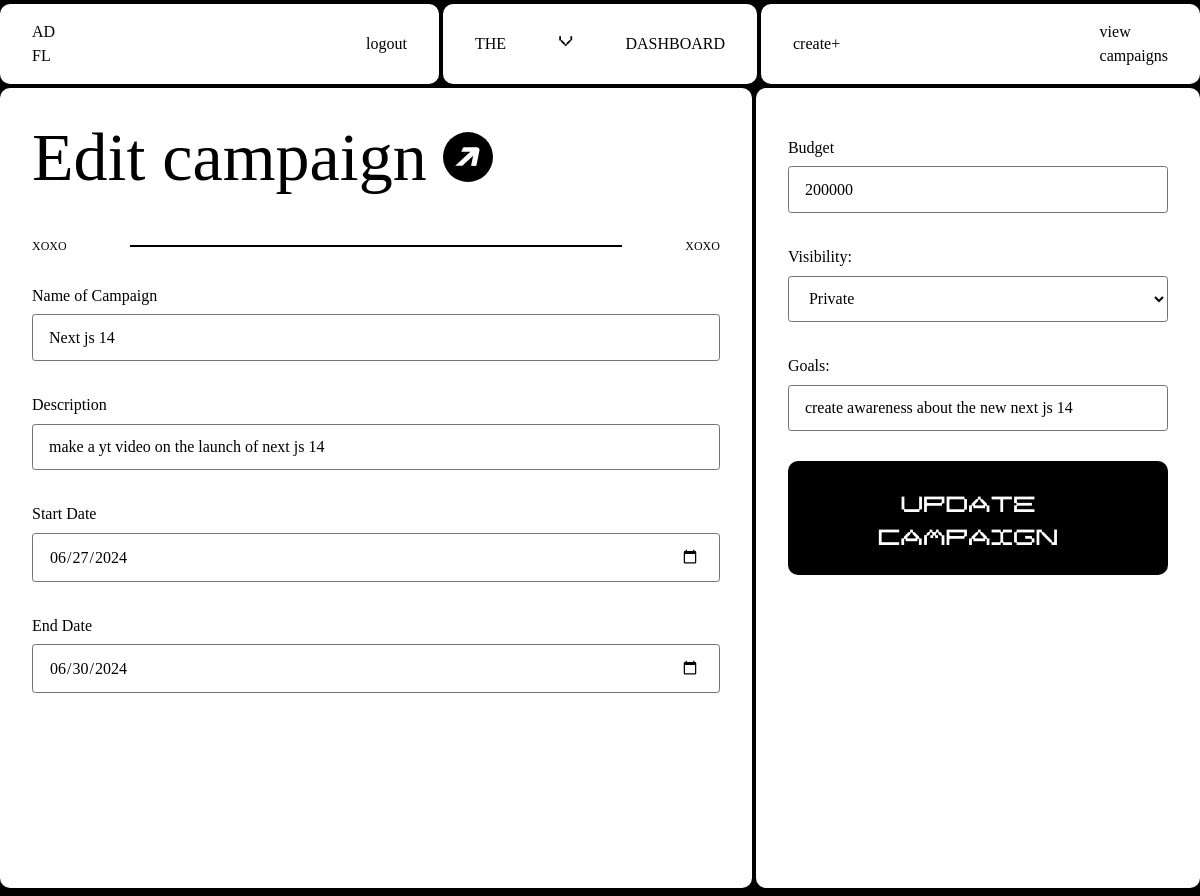
Screenshot of /sponsor/editCampaign/5 (signed in) with the database file from the repository.
### Adfluence/models.py (models this page shows)
class Campaign(db.Model):
    __tablename__ = "campaign"
    id = db.Column(db.Integer, primary_key=True)
    name = db.Column(db.String(140), nullable=False)
    description = db.Column(db.Text, nullable=False)
    start_date = db.Column(db.Date, nullable=False)
    end_date = db.Column(db.Date, nullable=False)
    budget = db.Column(db.Integer, nullable=False)
    visibility = db.Column(db.String(10), nullable=False)  # 'public' or 'private'
    goals = db.Column(db.Text, nullable=False)
    niche = db.Column(db.String(100), nullable=False)
    status = db.Column(db.String(100), nullable=False, default="Incomplete")
    flagged = db.Column(db.Boolean, default=False)
    user_id = db.Column(db.Integer, db.ForeignKey("user.id"), nullable=False)
    ad_requests = db.relationship(
        "AdRequest", backref="campaign", cascade="all, delete-orphan"
    )
    campaign_requests = db.relationship(
        "campaignRequest", backref="campaign", cascade="all, delete-orphan"
    )

### Adfluence/sponsor.py (the view, shortened to what this page needs)
@sponsor.route("/editCampaign/<int:campaign_id>", methods=["GET", "POST"])
@role_required("Sponsor")
@login_required
def editCampaign(campaign_id):
    campaign = Campaign.query.get_or_404(campaign_id)
    if campaign.user_id != current_user.id:
        flash("You do not have permission to edit this campaign.", category="error")
        return redirect(url_for("sponsor.viewCampaigns"))
    return render_template("Sponsor/editCampaign.html", campaign=campaign)

### Adfluence/views.py (called while the page is built)
def role_required(role):
    def decorator(f):
        @wraps(f)
        def decorated_function(*args, **kwargs):
            if current_user.role != role:
                abort(403)
            return f(*args, **kwargs)
        return decorated_function
    return decorator

### Adfluence/templates/Sponsor/editCampaign.html (shortened to what this page needs)
{% extends "base.html" %} {% block head %}
<link
  rel="stylesheet"
  href="{{ url_for('static', filename='src/sponsor_css/create_campaign_form.css') }}"
/>
{% endblock %} {% block content %}
<div class="container">
  <nav>
    <div class="nav-1">
      <a href="{{ url_for('sponsor.dashboard') }}" class="logo view">
        AD <br />
        FL
      </a>
      <a href="{{ url_for('views.logout') }}" class="view">logout</a>
    </div>
    <div class="nav-2">
      <p class="menu-button">the</p>
      <p class="x">v</p>
      <p class="menu-button">dashboard</p>
    </div>
    <div class="nav-3">
      <a href="{{ url_for('sponsor.createCampaign') }}" class="view">create+</a>
      <a href="viewCampaigns" class="view">
        view <br />
        campaigns
      </a>
    </div>
  </nav>
  <div class="form-wrapper">
    <form method="POST">
      <div class="content-wrapper">
        <div class="col col-1">
          <div class="header">
            <h1>Edit campaign</h1>
            <div class="circle">
              <div class="arrow arrow1">
              </div>
            </div>
          </div>
          <div class="numbers">
            <p>xoxo</p>
            <div class="hr"></div>
            <p>xoxo</p>
          </div>
          <div class="form-fields">
            <div>
              <label for="name" class="cc-label">Name of Campaign</label>
              <div class="form-field">
                <input
                  type="text"
                  class="cc-input"
                  id="name"
                  name="name"
                  value="{{ campaign.name }}"
                  required
                />
              </div>
            </div>
            <div>
              <label class="cc-label" for="description">Description</label>
              <div class="form-field">
                <input
                  class="cc-input"
                  id="description"
                  value="{{ campaign.description }}"
                  name="description"
                  required>
              </div>
            </div>
            <div>
              <label class="cc-label" for="start_date">Start Date</label>
              <div class="form-field">
                <input
                  type="date"
                  class="cc-input"
                  id="start_date"
                  name="start_date"
                  value="{{ campaign.start_date.strftime('%Y-%m-%d') }}"
                  required
                />
              </div>
            </div>
            <div>
              <label class="cc-label" for="end_date">End Date</label>
              <div class="form-field">
                <input
                  class="cc-input"
                  type="date"
                  id="end_date"
                  name="end_date"
                  value="{{ campaign.end_date.strftime('%Y-%m-%d') }}"
                  required
                />
              </div>
            </div>
          </div>
        </div>
        <div class="col col-2">
          <div class="form-fields">
            <div>
              <label class="cc-label" for="budget">Budget</label>
              <div class="form-field">
                <input
                  type="number"
                  class="cc-input"
                  placeholder="Enter Budget"
                  id="budget"
                  step="1"
                  name="budget"
                  value="{{ campaign.budget }}"
                  required
                />
              </div>
            </div>
            <div>
              <label class="cc-label" for="visibility">Visibility:</label>
              <select
                class="cc-input"
                id="visibility"
                name="visibility"
                required
              >
              <option value="private" {% if campaign.visibility == 'private' %}selected{% endif %}>Private</option>
              </select>
            </div>
            <div>
              <label class="cc-label" for="goals">Goals:</label>
              <input
                class="cc-input"
                id="goals"
                name="goals"
                value="{{ campaign.goals }}"
                required
              >
            </div>
          </div>
          <label class="button-wrapper" for="submit-button">
            <button type="submit" id="submit-button" class="submit-btn">Update Campaign</button>
          </label>
        </div>
      </div>
    </form>
  </div>
</div>
{% endblock %}

### Adfluence/static/css/main.css (style rules this page uses)
html, :host { line-height: 1.5; -webkit-text-size-adjust: 100%; -moz-tab-size: 4; -o-tab-size: 4; tab-size: 4; font-family: ui-sans-serif, system-ui, sans-serif, "Apple Color Emoji", "Segoe UI Emoji", "Segoe UI Symbol", "Noto Color Emoji"; font-feature-settings: normal; font-variation-settings: normal; -webkit-tap-highlight-color: transparent; }
body { margin: 0; line-height: inherit; }
h1, h2, h3, h4, h5, h6 { font-size: inherit; font-weight: inherit; }
a { color: inherit; text-decoration: inherit; }
button, input, optgroup, select, textarea { font-family: inherit; font-feature-settings: inherit; font-variation-settings: inherit; font-size: 100%; font-weight: inherit; line-height: inherit; letter-spacing: inherit; color: inherit; margin: 0; padding: 0; }
button, select { text-transform: none; }
button, input:where([type='button']), input:where([type='reset']), input:where([type='submit']) { -webkit-appearance: button; background-color: transparent; background-image: none; }
blockquote, dl, dd, h1, h2, h3, h4, h5, h6, hr, figure, p, pre { margin: 0; }
input::placeholder, textarea::placeholder { opacity: 1; color: #9ca3af; }
button, [role="button"] { cursor: pointer; }
img, svg, video, canvas, audio, iframe, embed, object { display: block; vertical-align: middle; }
.container { width: 100%; }
@media (min-width: 640px) { .container { max-width: 640px; } }
@media (min-width: 768px) { .container { max-width: 768px; } }
@media (min-width: 1024px) { .container { max-width: 1024px; } }
* { margin: 0; padding: 0; }
.container { margin: 0 auto; }

### Adfluence/static/src/input.css (style rules this page uses)
* { margin: 0; padding: 0; cursor: none; }

### Adfluence/static/src/sponsor_css/create_campaign_form.css (style rules this page uses)
* { margin: 0; padding: 0; box-sizing: border-box; }
html, body { width: 100%; height: 100%; background-color: #000; font-family: "Arame"; overflow: hidden; }
p { text-transform: uppercase; }
.x { font-family: sk; margin-top: -10px; font-size: 14px; }
.container { width: 100%; height: 100vh; max-width: 3840px; margin: 0 auto; display: flex; flex-direction: column; gap: 0.25em; }
nav { width: 100%; flex: 1; display: flex; gap: 0.25em; padding: 0.25em 0 0 0; background-color: #000; }
nav > div { display: flex; justify-content: space-between; align-items: center; padding: 1em 2em; background: #fff; color: #000; border-radius: 10px; }
.nav-1 { flex: 3; }
.nav-2 { flex: 2; }
.nav-3 { flex: 3; }
.content-wrapper { flex: 12; width: 100%; height: 100%; display: flex; padding: 0 0 0.5em 0; background-color: #000; gap: 0.25em; overflow: hidden; }
.content-wrapper .col { border-radius: 10px; background: #fff; padding: 3em 2em; }
.col-1 { flex: 5.43; display: flex; flex-direction: column; gap: 2em; height: 100vh; }
.col-2 { flex: 3; display: flex; flex-direction: column; height: 100vh; }
.col-1 p { font-size: 12px; line-height: 1; }
.col-1 h1 { font-size: 68px; text-align: center; font-family: aux; }
.numbers { width: 100%; display: flex; align-items: center; justify-content: space-between; }
.numbers p { flex: 1; }
.numbers p:nth-child(3) { text-align: right; }
.numbers .hr { flex: 5; width: 100%; height: 2px; background: #000; }
.form-fields { display: flex; flex-direction: column; gap: 2em; }
.cc-input { text-transform: none; background-color: transparent; border: 1px solid #6c757d; border-radius: 0.2em; width: 100%; height: auto; margin-top: 0.4em; padding: 0.8em 1.2em 0.8em 1em; font-size: 1em; line-height: 1.2em; font-family: "Arame"; }
.button-wrapper { background-color: #000; color: #fff; padding: 1.5em; border-radius: 10px; display: flex; justify-content: flex-end; margin-top: 30px; cursor: pointer; }
.button-wrapper button { border: none; color: #fff; background-color: transparent; font-family: sk; font-size: 22px; margin-right: 20px; }
.button-wrapper { position: relative; }
.view { cursor: pointer; transition: all 0.2s ease-out; }
.circle { width: 50px; height: 50px; border-radius: 50%; background-color: #000000; display: flex; justify-content: center; align-items: center; position: relative; overflow: hidden; }
.arrow { width: 25px; height: auto; position: absolute; transform: translate(0, 0); }
.header { display: flex; gap: 1em; align-items: center; margin-top: -30px; }

### rows the page displays
Campaign: name "Next js 14", description "make a yt video on the launch of next js 14", start_date "06/27/2024", end_date "06/30/2024", budget "200000", visibility "Private", goals "create awareness about the new next js 14"
